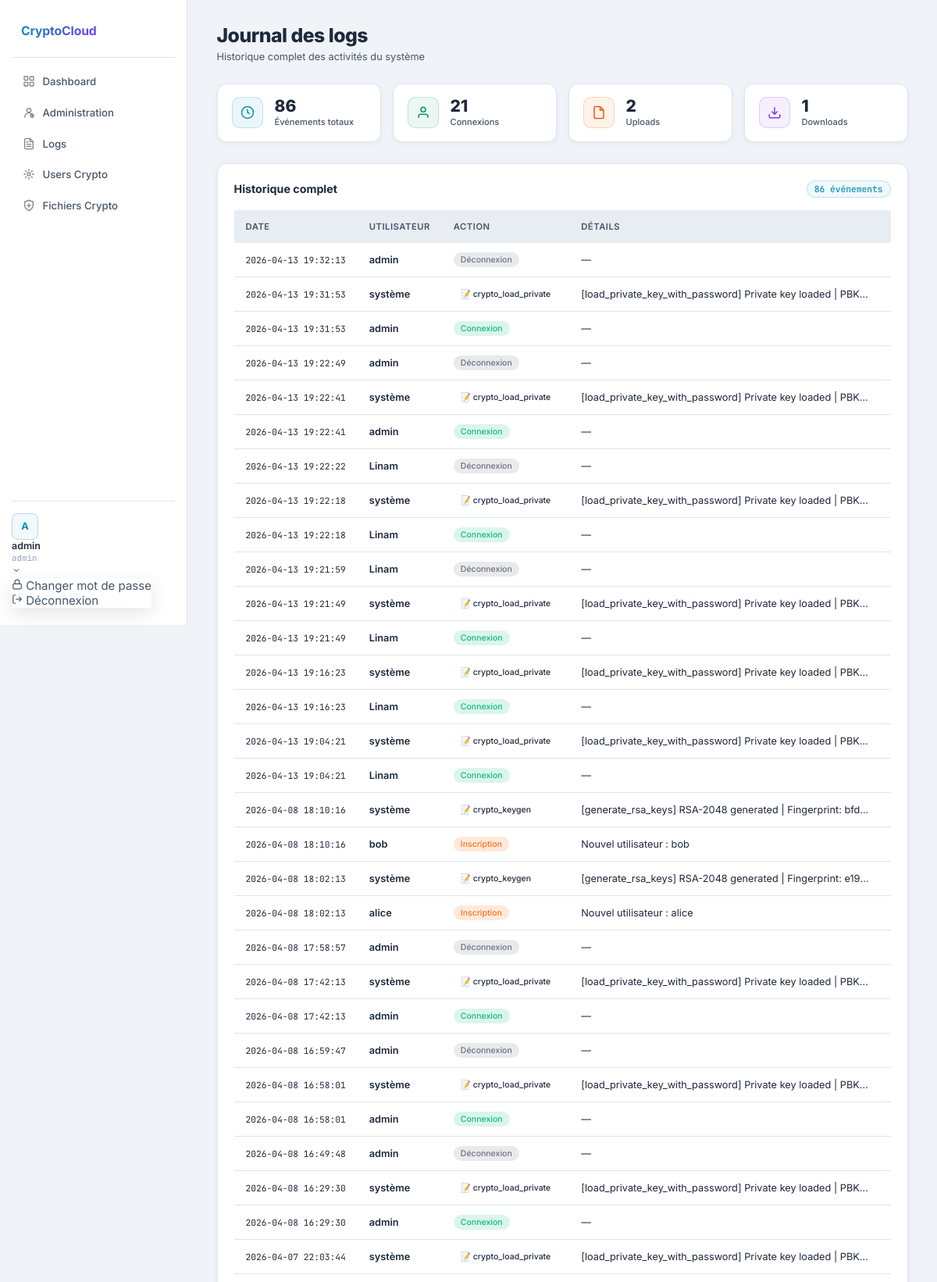
Screenshot of /logs (signed in, upper part) with the database file from the repository.
### tables this page shows
CREATE TABLE logs (
    id        INTEGER PRIMARY KEY AUTOINCREMENT,
    user_id   INTEGER,
    action    TEXT NOT NULL
              CHECK (action IN (
                  'login', 'logout', 'upload', 'download','update',
                  'delete', 'share', 'register', 'password_change',
                  'crypto_keygen', 'crypto_encrypt', 'crypto_decrypt', 
                  'crypto_sign', 'crypto_verify', 'crypto_share', 
                  'crypto_load_private'
              )),
    details   TEXT,
    ip        TEXT,
    timestamp TEXT NOT NULL DEFAULT (datetime('now')),
    FOREIGN KEY (user_id) REFERENCES users(id) ON DELETE SET NULL
);

CREATE TABLE users (
    id                    INTEGER PRIMARY KEY AUTOINCREMENT,
    username              TEXT    NOT NULL UNIQUE,
    email                 TEXT    NOT NULL UNIQUE,
    password_hash         TEXT    NOT NULL,
    role                  TEXT    NOT NULL DEFAULT 'user'
                                  CHECK (role IN ('user', 'admin')),
    is_active             INTEGER NOT NULL DEFAULT 1,
    created_at            TEXT    NOT NULL DEFAULT (datetime('now')),

    -- ClÃ© publique RSA (partageable, pas besoin de chiffrer)
    public_key            TEXT    NOT NULL DEFAULT '',

    -- Chose 1 : clÃ© privÃ©e RSA chiffrÃ©e avec le mot de passe
    private_key_encrypted TEXT    NOT NULL DEFAULT '',
    private_key_salt      TEXT    NOT NULL DEFAULT '',  -- sel1 pour PBKDF2(mdp)

    -- Chose 2 : clÃ© privÃ©e RSA chiffrÃ©e avec les 12 mots
    recovery_key_encrypted TEXT   NOT NULL DEFAULT '',
    recovery_salt          TEXT   NOT NULL DEFAULT '',  -- sel2 pour PBKDF2(12 mots)

    -- Chose 3 : hash des 12 mots pour vÃ©rification
    recovery_phrase_hash   TEXT   NOT NULL DEFAULT '',  -- PBKDF2(12 mots + sel3)
    recovery_phrase_salt   TEXT   NOT NULL DEFAULT ''   -- sel3
    -- â†‘ pas de virgule sur la derniÃ¨re ligne !
);

### routes/admin_routes.py (the view)
@admin_bp.route("/logs")
def logs():
    if session.get("role") != "admin":
        flash("Accès non autorisé.", "error")
        return redirect(url_for("dashboard"))
    from database.db import get_all_logs
    logs = get_all_logs()
    return render_template("admin_logs.html", logs=logs)

### database/db.py (called while the page is built)
def get_connection():
    conn = sqlite3.connect(DB_PATH)
    conn.row_factory = sqlite3.Row
    conn.execute("PRAGMA foreign_keys = ON")
    return conn

def fetch_all(query, params=()):
    with get_connection() as conn:
        return conn.execute(query, params).fetchall()

def get_all_logs():
    return fetch_all("""
        SELECT l.*, u.username
        FROM logs l
        LEFT JOIN users u ON l.user_id = u.id
        ORDER BY l.timestamp DESC
        LIMIT 200
    """)

### templates/admin_logs.html (shortened to what this page needs)
{% extends "base.html" %}
{% block content %}
<div class="dash-header">
  <div>
    <h1 class="page-title">Journal des logs </h1>
    <p class="page-sub">Historique complet des activités du système</p>
  </div>
</div>
<div class="stats-row">
  <div class="stat-card">
    <div class="stat-icon icon-blue">
      <svg width="18" height="18" viewBox="0 0 24 24" fill="none" stroke="currentColor" stroke-width="2">
        <circle cx="12" cy="12" r="10"/>
        <polyline points="12 6 12 12 16 14"/>
      </svg>
    </div>
    <div>
      <p class="stat-value">{{ logs|length }}</p>
      <p class="stat-label">Événements totaux</p>
    </div>
  </div>
  <div class="stat-card">
    <div class="stat-icon icon-green">
      <svg width="18" height="18" viewBox="0 0 24 24" fill="none" stroke="currentColor" stroke-width="2">
        <path d="M20 21v-2a4 4 0 0 0-4-4H8a4 4 0 0 0-4 4v2"/>
        <circle cx="12" cy="7" r="4"/>
      </svg>
    </div>
    <div>
      <p class="stat-value">{{ logs|selectattr('action', 'equalto', 'login')|list|length }}</p>
      <p class="stat-label">Connexions</p>
    </div>
  </div>
  <div class="stat-card">
    <div class="stat-icon icon-orange">
      <svg width="18" height="18" viewBox="0 0 24 24" fill="none" stroke="currentColor" stroke-width="2">
        <path d="M14 2H6a2 2 0 0 0-2 2v16a2 2 0 0 0 2 2h12a2 2 0 0 0 2-2V8z"/>
        <polyline points="14 2 14 8 20 8"/>
      </svg>
    </div>
    <div>
      <p class="stat-value">{{ logs|selectattr('action', 'equalto', 'upload')|list|length }}</p>
      <p class="stat-label">Uploads</p>
    </div>
  </div>
  <div class="stat-card">
    <div class="stat-icon icon-purple">
      <svg width="18" height="18" viewBox="0 0 24 24" fill="none" stroke="currentColor" stroke-width="2">
        <path d="M21 15v4a2 2 0 0 1-2 2H5a2 2 0 0 1-2-2v-4"/>
        <polyline points="7 10 12 15 17 10"/>
        <line x1="12" y1="15" x2="12" y2="3"/>
      </svg>
    </div>
    <div>
      <p class="stat-value">{{ logs|selectattr('action', 'equalto', 'download')|list|length }}</p>
      <p class="stat-label">Downloads</p>
    </div>
  </div>
</div>
<div class="card">
  <div class="card-header">
    <h2 class="card-title">Historique complet</h2>
    <span class="badge-count">{{ logs|length }} événements</span>
  </div>
  {% if logs %}
  <div class="logs-container">
    <table class="logs-table">
      <thead>
        <tr>
          <th>Date</th>
          <th>Utilisateur</th>
          <th>Action</th>
          <th>Détails</th>
          <th>IP</th>
        </tr>
      </thead>
      <tbody>
        {% for log in logs %}
        <tr class="log-row log-{{ log['action'] }}">
          <td class="log-time">{{ log['timestamp'][:19] }}</td>
          <td class="log-user">
            <span class="user-badge">{{ log['username'] or 'système' }}</span>
          </td>
          <td class="log-action-cell">
            <span class="action-badge action-{{ log['action'] }}">
              {% if log['action'] == 'login' %} Connexion
              {% elif log['action'] == 'logout' %} Déconnexion
              {% elif log['action'] == 'upload' %} Upload
              {% elif log['action'] == 'download' %} Download
              {% elif log['action'] == 'delete' %}Suppression
              {% elif log['action'] == 'share' %} Partage
              {% elif log['action'] == 'register' %} Inscription
              {% elif log['action'] == 'password_change' %} Changement MDP
              {% else %}📝 {{ log['action'] }}{% endif %}
            </span>
          </td>
          <td class="log-details">{{ log['details'] or '—' }}</td>
          <td class="log-ip">{{ log['ip'] or '—' }}</td>
        </tr>
        {% endfor %}
      </tbody>
    </table>
  </div>
  {% else %}
  <div class="empty-state">
    <p>Aucune activité enregistrée</p>
  </div>
  {% endif %}
</div>
{% endblock %}

### templates/admin_logs.html (style rules this page uses)
.logs-container { overflow-x: auto; }
.logs-table { width: 100%; border-collapse: collapse; font-size: 0.85rem; }
.logs-table th { text-align: left; padding: 0.9rem 1rem; background: var(--bg-elevated); font-weight: 600; color: var(--text-2); border-bottom: 1px solid var(--border-light); font-size: 0.75rem; text-transform: uppercase; letter-spacing: 0.5px; }
.logs-table td { padding: 0.8rem 1rem; border-bottom: 1px solid var(--border-light); color: var(--text-1); }
.log-time { font-family: var(--mono); font-size: 0.75rem; color: var(--text-2); white-space: nowrap; }
.user-badge { font-weight: 600; color: var(--text-1); }
.action-badge { display: inline-block; padding: 0.2rem 0.6rem; border-radius: 1rem; font-size: 0.7rem; font-weight: 500; white-space: nowrap; }
.action-login { background: rgba(16, 185, 129, 0.15); color: #10b981; }
.action-logout { background: rgba(107, 114, 128, 0.15); color: #6b7280; }
.action-register { background: rgba(249, 115, 22, 0.15); color: #f97316; }
.log-details { max-width: 400px; overflow: hidden; text-overflow: ellipsis; white-space: nowrap; color: var(--text-2); }
.log-ip { font-family: var(--mono); font-size: 0.7rem; color: var(--text-3); white-space: nowrap; }
.badge-count { background: var(--bg-elevated); padding: 0.2rem 0.6rem; border-radius: 2rem; font-size: 0.75rem; font-weight: 500; color: var(--text-2); }

### rows the page displays
logs: timestamp "2026-04-13 19:32:13", username "admin", action "Déconnexion", log "—"
logs: timestamp "2026-04-13 19:31:53", log "système", action "crypto_load_private", details "[load_private_key_with_password] Private key loaded | PBK…"
logs: timestamp "2026-04-13 19:31:53", username "admin", action "Connexion", log "—"
logs: timestamp "2026-04-13 19:22:49", username "admin", action "Déconnexion", log "—"
logs: timestamp "2026-04-13 19:22:41", log "système", action "crypto_load_private", details "[load_private_key_with_password] Private key loaded | PBK…"
logs: timestamp "2026-04-13 19:22:41", username "admin", action "Connexion", log "—"
logs: timestamp "2026-04-13 19:22:22", username "Linam", action "Déconnexion", log "—"
logs: timestamp "2026-04-13 19:22:18", log "système", action "crypto_load_private", details "[load_private_key_with_password] Private key loaded | PBK…"
logs: timestamp "2026-04-13 19:22:18", username "Linam", action "Connexion", log "—"
logs: timestamp "2026-04-13 19:21:59", username "Linam", action "Déconnexion", log "—"
logs: timestamp "2026-04-13 19:21:49", log "système", action "crypto_load_private", details "[load_private_key_with_password] Private key loaded | PBK…"
logs: timestamp "2026-04-13 19:21:49", username "Linam", action "Connexion", log "—"
logs: timestamp "2026-04-13 19:16:23", log "système", action "crypto_load_private", details "[load_private_key_with_password] Private key loaded | PBK…"
logs: timestamp "2026-04-13 19:16:23", username "Linam", action "Connexion", log "—"
logs: timestamp "2026-04-13 19:04:21", log "système", action "crypto_load_private", details "[load_private_key_with_password] Private key loaded | PBK…"
logs: timestamp "2026-04-13 19:04:21", username "Linam", action "Connexion", log "—"
logs: timestamp "2026-04-08 18:10:16", log "système", action "crypto_keygen", details "[generate_rsa_keys] RSA-2048 generated | Fingerprint: bfd…"
logs: timestamp "2026-04-08 18:10:16", username "bob", action "Inscription", details "Nouvel utilisateur : bob"
logs: timestamp "2026-04-08 18:02:13", log "système", action "crypto_keygen", details "[generate_rsa_keys] RSA-2048 generated | Fingerprint: e19…"
logs: timestamp "2026-04-08 18:02:13", username "alice", action "Inscription", details "Nouvel utilisateur : alice"
logs: timestamp "2026-04-08 17:58:57", username "admin", action "Déconnexion", log "—"
logs: timestamp "2026-04-08 17:42:13", log "système", action "crypto_load_private", details "[load_private_key_with_password] Private key loaded | PBK…"
logs: timestamp "2026-04-08 17:42:13", username "admin", action "Connexion", log "—"
logs: timestamp "2026-04-08 16:59:47", username "admin", action "Déconnexion", log "—"
logs: timestamp "2026-04-08 16:58:01", log "système", action "crypto_load_private", details "[load_private_key_with_password] Private key loaded | PBK…"
logs: timestamp "2026-04-08 16:58:01", username "admin", action "Connexion", log "—"
logs: timestamp "2026-04-08 16:49:48", username "admin", action "Déconnexion", log "—"
logs: timestamp "2026-04-08 16:29:30", log "système", action "crypto_load_private", details "[load_private_key_with_password] Private key loaded | PBK…"
logs: timestamp "2026-04-08 16:29:30", username "admin", action "Connexion", log "—"
logs: timestamp "2026-04-07 22:03:44", log "système", action "crypto_load_private", details "[load_private_key_with_password] Private key loaded | PBK…"

### other values shown
{{ session['username'][0]|upper }} "A"
{{ session['username'] }} "admin"
{{ session.get('role', 'user') }} "admin"
{{ logs|length }} "86"
{{ logs|selectattr('action', 'equalto', 'login')|list|length }} "21"
{{ logs|selectattr('action', 'equalto', 'upload')|list|length }} "2"
{{ logs|selectattr('action', 'equalto', 'download')|list|length }} "1"
